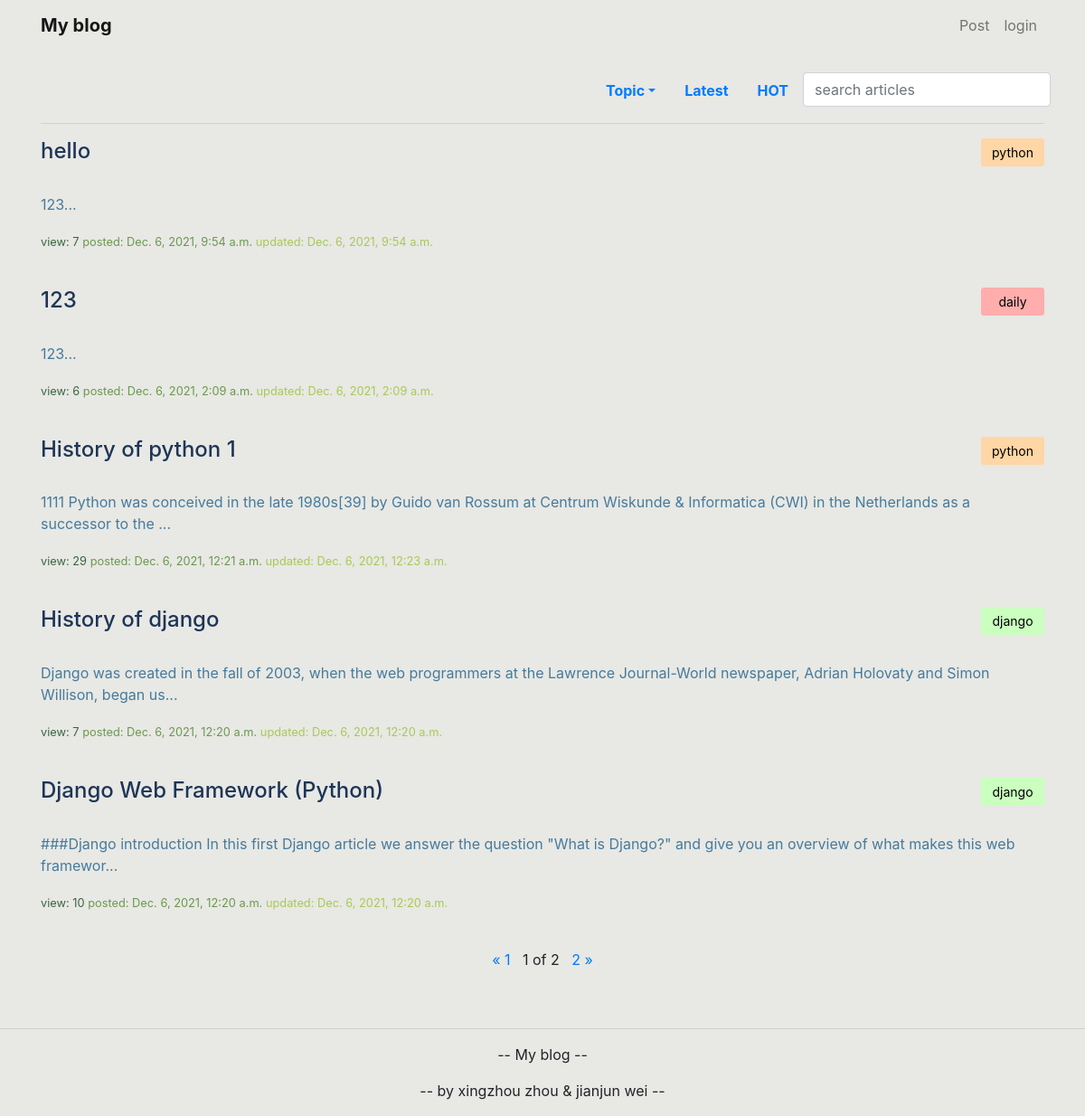
Page /article/a_index/ on the committed database.
### article/models.py (models this page shows, shortened)
class Article(models.Model):
    a_author = models.ForeignKey(User, on_delete=models.CASCADE)
    a_title = models.CharField(max_length=100, null=False, blank=False)
    a_content = models.TextField(null=False, blank=False)
    a_created_time = models.DateTimeField(auto_now_add=True)
    a_modified_time = models.DateTimeField(auto_now=True)
    a_topic = models.ForeignKey(ArticleTopic, on_delete=models.CASCADE, related_name='article', null=True, blank=True)
    a_view_count = models.PositiveIntegerField(default=1)
    class Meta:
        ordering = ('-a_created_time',)

class ArticleTopic(models.Model):
    t_name = models.CharField(max_length=100, null=False, blank=True)
    t_created_time = models.DateTimeField(auto_now_add=True)
    def __str__(self):
        return self.t_name

### article/views.py (the view)
# urls.py: path('a_index/', views.a_index, name='a_index'),
def a_index(request):
    search = request.GET.get('search')
    order = request.GET.get('order')
    topics = ArticleTopic.objects.all()
    search_t = request.GET.get('search_t')
    a_index = Article.objects.all()
    if search:
        print('1')
        if order == 'a_view_count':
            a_index = Article.objects.filter(Q(a_title__icontains=search) | Q(a_content__icontains=search)).order_by('-a_view_count')
        else:
            a_index = Article.objects.filter(Q(a_title__icontains=search) | Q(a_content__icontains=search))
    else:
        print('2')
        if search_t:
            to_search = ArticleTopic.objects.get(t_name = search_t).id
            print(to_search)
            if order == 'a_view_count':
                a_index = a_index.filter(a_topic=to_search).order_by('-a_view_count')
            else:
                a_index = a_index.filter(a_topic=to_search)
            print(a_index)
        else:
            search =''
            if order == 'a_view_count':
                a_index = Article.objects.all().order_by('-a_view_count')
            else:
                a_index = Article.objects.all()
    page = request.GET.get('page')
    paginator = Paginator(a_index, 5)
    articles = paginator.get_page(page)
    context = { 'articles': articles, 'order': order, 'search': search, 'search_t': search_t, 'topics': topics}
    return render(request, 'article/index.html', context)

### templates/article/index.html (shortened to what this page needs)
{% extends "base.html" %}
{% load staticfiles %}
{% block content %}
<div class="container">
    <div class="float-right row mt-2">
        <a class="nav-link dropdown-toggle" href="#" id="topicnavbarDropdown" role="button" data-toggle="dropdown" aria-haspopup="true" aria-expanded="false">
            <strong>Topic</strong></a>
        {% if not search_t %}
        <strong>
            <a class="nav-link" href="{% url 'article:a_index' %}?search={{ search }}">Latest</a>
        </strong>
        <strong>
            <a class="nav-link" href="{% url 'article:a_index' %}?order=a_view_count&search={{ search }}">HOT</a>
        </strong>
        <form class="form-inline" >
            <input type="text" class="form-control mb-2 mr-sm-2" name="search" placeholder="search articles" required>
        </form>
        {% endif %}
    </div>
    <br>
    <br>
    <hr>
    <div class="row mt-2">
        {% for article in articles %}
        <div class="col-md-12 mb-4">
                <h4>
                    <a href="{% url 'article:a_detail' article.id %}" style="color: #1d3557;" >
                        {{ article.a_title }}
                    </a>
                {% if article.a_topic %}
                <button type="button" class="float-right btn btn-sm mb-2"
                {% if article.a_topic.t_name == 'daily' %}
                    style='background-color: #ffadad; width: 70px'
                {% elif article.a_topic.t_name == 'python' %}
                    style='background-color: #ffd6a5; width: 70px'
                {% elif article.a_topic.t_name == 'django' %}
                    style='background-color: #caffbf; width: 70px'
                {% endif %}
                    >{{ article.a_topic }}
                </button>
                {% endif %}
                </h4>
                <br>
                <div>
                    <p style="color: #457b9d;">{{ article.a_content|slice:'150' }}...</p>
                </div>
                <p>
                    <span>
                        <small style="color: #386641;">
                            view: {{ article.a_view_count }}
                        </small>
                        <small style="color: #6a994e;">
                            posted: {{ article.a_created_time }}
                        </small>
                        <small style="color: #a7c957;">
                            updated: {{ article.a_modified_time }}
                        </small>
                    </span>
                </p>
        </div>
        {% endfor %}
    </div>
</div>
<div class="pagination">
    <div class="m-auto">
        <span class="step-links">
            {% if articles.has_previous and articles.previous_page_number != 1 %}
                <a href="?page=1&order={{ order }}&search={{ search }}" >&laquo; 1</a>
                <a href="?page={{ articles.previous_page_number }}&order={{ order }}&search={{ search }}" ><</a>
            {% else %}
                <a href="?page=1&order={{ order }}&search={{ search }}" >&laquo; 1</a>
            {% endif %}
            <span class="current">{{ articles.number }} of {{ articles.paginator.num_pages }}</span>
            {% if articles.has_next and articles.next_page_number != articles.paginator.num_pages %}
                <a href="?page={{ articles.next_page_number }}&order={{ order }}&search={{ search }}" >></a>
                <a href="?page={{ articles.paginator.num_pages }}&order={{ order }}&search={{ search }}" >{{ articles.paginator.num_pages }} &raquo;</a>
            {% else %}
                <a href="?page={{ articles.paginator.num_pages }}&order={{ order }}&search={{ search }}" >{{ articles.paginator.num_pages }} &raquo;</a>
            {% endif %}
        </span>
    </div>
</div>
{% endblock content %}

### templates/base.html (shortened to what this page needs)
{% load staticfiles %}
<!DOCTYPE html>
<html lang="en">
<head>
    <link rel="stylesheet" href="{% static 'bootstrap/css/bootstrap.min.css' %}">
    <link rel="stylesheet" href="{% static 'md_css/solarized-light.css' %}">
</head>
<body style="background-color: #e8e8e4;">
    {% include 'header.html' %}
    {% block content %}
    {% endblock content %}
    {% include 'footer.html' %}
</body>
</html>

### templates/header.html
<nav id="navbar-header" class="navbar navbar-expand-lg navbar-light fixed-top" style="background-color: #e8e8e4;" >
    <div class="container">
        <a class="navbar-brand" href="{% url 'article:a_index' %}"><strong>My blog</strong></a>
        <div>
            <ul class="navbar-nav">
                <li class="nav-item">
                    <a class="nav-link" href="{% url 'article:a_create' %}">Post</a>
                </li>
                {% if user.is_authenticated %}
                    <li class="nav-item dropdown">
                        <a class="nav-link dropdown-toggle" href="#" id="navbarDropdown" role="button" data-toggle="dropdown" aria-haspopup="true" aria-expanded="false">
                        {{ user.username }}
                        </a>
                        <div class="dropdown-menu" aria-labelledby="navbarDropdown">
                            <a class="dropdown-item" href='{% url "userprofile:edit" user.id %}'>profile</a>
                            <a class="dropdown-item" href='{% url "userprofile:logout" %}'>log out</a>
                        </div>
                    </li>
                {% else %}
                    <li class="nav-item">
                        <a class="nav-link" href="{% url 'userprofile:login' %}">login</a>
                    </li>
                {% endif %}
            </ul>
        </div>
    </div>
</nav>
<br>
<br>
<br>

### templates/footer.html
{% load staticfiles %}
<div>
    <br>
    <br>
    <hr>
</div>
<footer>
    <div class="container">
        <p class="text-center">-- My blog --</p>
        <p class="text-center">-- by xingzhou zhou & jianjun wei --</p>
    </div>
</footer>

### rows in the picture
Article: a_title "hello", a_topic "python", a_content "123", a_view_count "7", a_created_time "Dec. 6, 2021, 9:54 a.m.", a_modified_time "Dec. 6, 2021, 9:54 a.m."
Article: a_title "123", a_topic "daily", a_content "123", a_view_count "6", a_created_time "Dec. 6, 2021, 2:09 a.m.", a_modified_time "Dec. 6, 2021, 2:09 a.m."
Article: a_title "History of python 1", a_topic "python", a_content "1111 Python was conceived in the late 1980s[39] by Guido van Rossum at Centrum Wiskunde & Informatica (CWI) in the Netherlands as a successor to the", a_view_count "29", a_created_time "Dec. 6, 2021, 12:21 a.m.", a_modified_time "Dec. 6, 2021, 12:23 a.m."
Article: a_title "History of django", a_topic "django", a_content "Django was created in the fall of 2003, when the web programmers at the Lawrence Journal-World newspaper, Adrian Holovaty and Simon Willison, began us", a_view_count "7", a_created_time "Dec. 6, 2021, 12:20 a.m.", a_modified_time "Dec. 6, 2021, 12:20 a.m."
Article: a_title "Django Web Framework (Python)", a_topic "django", a_content "###Django introduction In this first Django article we answer the question \"What is Django?\" and give you an overview of what makes this web framewor", a_view_count "10", a_created_time "Dec. 6, 2021, 12:20 a.m.", a_modified_time "Dec. 6, 2021, 12:20 a.m."

### other values in the picture
{{ articles.number }} "1"
{{ articles.paginator.num_pages }} "2"
